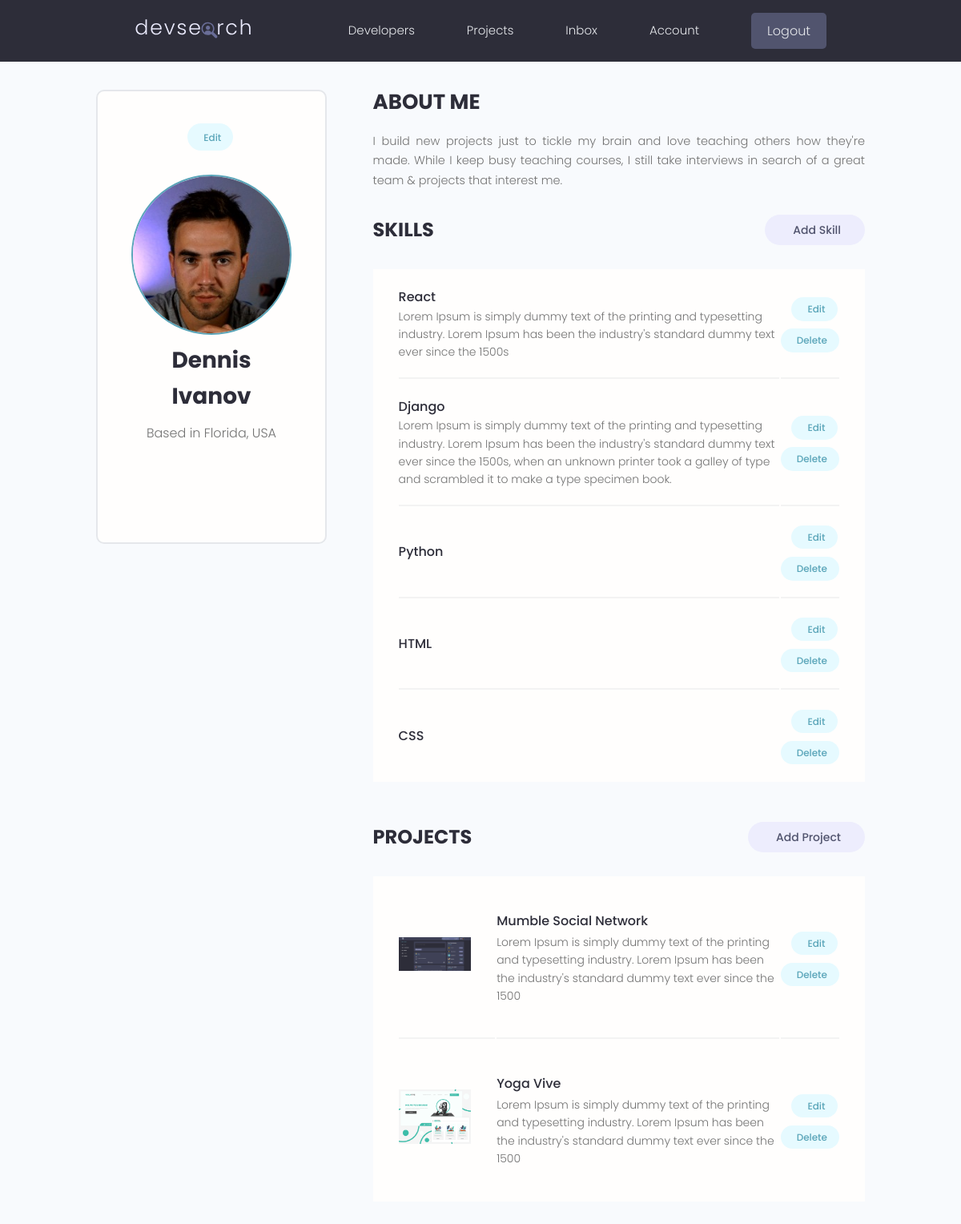
The app's page /account/ (signed in) with its own data.
### users/models.py (models this page shows, shortened)
class Profile(models.Model):
    user = models.OneToOneField(
        User, on_delete=models.CASCADE, null=True, blank=True)
    name = models.CharField(max_length=200, blank=True, null=True)
    email = models.EmailField(max_length=500, blank=True, null=True)
    username = models.CharField(max_length=200, blank=True, null=True)
    location = models.CharField(max_length=200, blank=True, null=True)
    short_intro = models.CharField(max_length=200, blank=True, null=True)
    bio = models.TextField(blank=True, null=True)
    profile_image = models.ImageField(
        null=True, blank=True, upload_to='profiles/', default="profiles/user-default.png")
    social_github = models.CharField(max_length=200, blank=True, null=True)
    social_twitter = models.CharField(max_length=200, blank=True, null=True)
    social_linkedin = models.CharField(max_length=200, blank=True, null=True)
    social_youtube = models.CharField(max_length=200, blank=True, null=True)
    social_website = models.CharField(max_length=200, blank=True, null=True)
    created = models.DateTimeField(auto_now_add=True)
    id = models.UUIDField(default=uuid.uuid4, unique=True,
                          primary_key=True, editable=False)
    class Meta:
        ordering = ['created']
    @property
    def imageURL(self):
        try:
            url = self.profile_image.url
        except:
            url = ''
        return url

class Skill(models.Model):
    owner = models.ForeignKey(
        Profile, on_delete=models.CASCADE, null=True, blank=True)
    name = models.CharField(max_length=200, blank=True, null=True)
    description = models.TextField(null=True, blank=True)
    created = models.DateTimeField(auto_now_add=True)
    id = models.UUIDField(default=uuid.uuid4, unique=True,
                          primary_key=True, editable=False)

### projects/models.py (models this page shows, shortened)
class Project(models.Model):
    owner = models.ForeignKey(
        Profile, null=True, blank=True, on_delete=models.CASCADE)
    title = models.CharField(max_length=200)
    description = models.TextField(null=True, blank=True)
    featured_image = models.ImageField(
        null=True, blank=True, default="default.jpg")
    demo_link = models.CharField(max_length=2000, null=True, blank=True)
    source_link = models.CharField(max_length=2000, null=True, blank=True)
    tags = models.ManyToManyField('Tag', blank=True)
    vote_total = models.IntegerField(default=0, null=True, blank=True)
    vote_ratio = models.IntegerField(default=0, null=True, blank=True)
    created = models.DateTimeField(auto_now_add=True)
    id = models.UUIDField(default=uuid.uuid4, unique=True,
                          primary_key=True, editable=False)
    class Meta:
        ordering = ['-vote_ratio', '-vote_total', 'title']
    @property
    def imageURL(self):
        try:
            url = self.featured_image.url
        except:
            url = ''
        return url

### users/views.py (the view)
# urls.py: path('account/', views.userAccount, name="account"),
@login_required(login_url='login')
def userAccount(request):
    profile = request.user.profile
    skills = profile.skill_set.all()
    projects = profile.project_set.all()
    context = {'profile': profile, 'skills': skills, 'projects': projects}
    return render(request, 'users/account.html', context)

### users/templates/users/account.html (shortened to what this page needs)
{% extends 'main.html' %}
{% block content %}
<main class="settingsPage profile my-md">
  <div class="container">
    <div class="layout">
      <div class="column column--1of3">
        <div class="card text-center">
          <div class="card__body dev">
            <a class="tag tag--pill tag--main settings__btn" href="{% url 'edit-account' %}">
              Edit</a>
            <img class="avatar avatar--xl dev__avatar" src="{{profile.imageURL}}" />
            <h2 class="dev__name">{{profile.name}}</h2>
            <p class="dev__location">Based in {{profile.location}}</p>
            <ul class="dev__social">
            </ul>
          </div>
        </div>
      </div>
      <div class="column column--2of3">
        <div class="devInfo">
          <h3 class="devInfo__title">About Me</h3>
          <p class="devInfo__about">{{profile.bio}}</p>
        </div>
        <div class="settings">
          <h3 class="settings__title">Skills</h3>
          <a class="tag tag--pill tag--sub settings__btn tag--lg" href="{% url 'create-skill' %}"> Add Skill</a>
        </div>
        <table class="settings__table">
          {% for skill in skills %}
          <tr>
            <td class="settings__tableInfo">
              <h4>{{skill.name}}</h4>
              <p>
                {{skill.description}}
              </p>
            </td>
            <td class="settings__tableActions">
              <a class="tag tag--pill tag--main settings__btn" href="{% url 'update-skill' skill.id %}"> Edit</a>
              <a class="tag tag--pill tag--main settings__btn" href="{% url 'delete-skill' skill.id %}?next=/account">
                Delete</a>
            </td>
          </tr>
          {% endfor %}
        </table>
        <div class="settings">
          <h3 class="settings__title">Projects</h3>
          <a class="tag tag--pill tag--sub settings__btn tag--lg" href="{% url 'create-project' %}"> Add Project</a>
        </div>
        <table class="settings__table">
          {% for project in projects %}
          <tr>
            <td class="settings__thumbnail">
              <a href="{% url 'project' project.id %}"><img src="{{project.imageURL}}" alt="Project Thumbnail" /></a>
            </td>
            <td class="settings__tableInfo">
              <a href="{% url 'project' project.id %}">{{project.title}}</a>
              <p>{{project.description|slice:"150"}}</p>
            </td>
            <td class="settings__tableActions">
              <a class="tag tag--pill tag--main settings__btn" href="{% url 'update-project' project.id %}"> Edit</a>
              <a class="tag tag--pill tag--main settings__btn"
                href="{% url 'delete-project'  project.id %}?next=/account">
                Delete</a>
            </td>
          </tr>
          {% endfor %}
        </table>
      </div>
    </div>
  </div>
</main>
{% endblock %}

### static/styles/app.css (style rules this page uses)
:root { --color-sub: #2d2d39; }
.card { border: 2px solid var(--color-light); }
img { width: 100%; }
.profile .card > .dev { padding: 4rem; }
.dev__avatar { display: block; margin: auto; }
.dev__name { color: var(--color-sub); font-size: 2.8rem; font-weight: 700; margin-top: 1rem; margin-bottom: 0.5rem; }
.dev__location { margin-top: 1rem; }
.dev__social { margin: 3rem 0; list-style: none; display: flex; justify-content: center; gap: 1.5rem; }
.devInfo { margin-bottom: 3rem; }
.devInfo__title, .devInfo__subtitle { font-size: 2.6rem; color: var(--color-sub); text-transform: uppercase; font-weight: 700; margin-bottom: 1.5rem; }
.devInfo__about, .devSkill__info { font-size: 1.45rem; line-height: 1.7; text-align: justify; }
.settingsPage .dev > .settings__btn { display: inline-block; margin-bottom: 3rem; }
.settings { display: flex; justify-content: space-between; align-items: center; }
.settings__title { font-size: 2.4rem; text-transform: uppercase; font-weight: 700; color: var(--color-sub); }
.settings__table { margin-top: 3rem; margin-bottom: 5rem; padding: 0 3rem; background: var(--color-white); }
.settings__table tr { width: 100%; }
.settings__table tr > td { padding: 2rem 0; }
.settings__table tr:not(:last-child) td { border-bottom: 2px solid var(--color-white-light); }
.settings__thumbnail { width: 23%; min-width: 10rem; }
.settings__thumbnail img { padding-right: 3rem; height: 15rem; object-fit: contain; }
.settings__tableInfo { width: 100%; }
.settings__tableInfo h4, .settings__tableInfo a { padding-right: 1rem; width: auto; font-size: 1.6rem; font-weight: 500; color: var(--color-sub); }
.settings__tableInfo p { font-size: 1.4rem; }
.settings__tableActions { text-align: right; }

### static/uikit/styles/modules/_variables.css (style rules this page uses)
:root { --color-main: #5aa5b9; --color-main-light: #e6faff; --color-sub: #3f4156; --color-sub-light: #51546e; --color-sub-lighter: #ededfd; --color-text: #737373; --color-gray: #8b8b8b; --color-light: #e5e7eb; --color-light-gray: #767676; --color-bg: #f8fafd; --color-white: #fffefd; --color-white-light: #f3f3f3; --color-success: #359e64; --color-success-bg: #def8e8; --color-error: #fc4b0b; --color-error-bg: #fff2ee; --font-base: 'Poppins', arial, helvetica, 'Segoe UI', roboto, ubuntu, sans-serif; --font-monospace: 'Fira Code', 'Courier New', courier, monospace; --font-regular: 300; --font-medium: 500; --font-bold: 700; --generic-shadow: 1px 1px 5px #00000010; --generic-transition: all 0.3s ease-in-out; }

### static/uikit/styles/modules/_base.css (style rules this page uses)
* { margin: 0; padding: 0; box-sizing: border-box; text-rendering: optimizeLegibility; color: inherit; font-size: inherit; }
html { font-size: 50%; }
@media only screen and (min-width: 480px) { html { font-size: 56.25%; } }
@media only screen and (min-width: 1200px) { html { font-size: 62.5%; } }
body { line-height: 1.6; font-weight: 400; font-size: 1.5rem; color: var(--color-text); background-color: var(--color-bg); min-height: 100vh; }

### static/uikit/styles/modules/_typography.css (style rules this page uses)
* { font-family: var(--font-base); }
h2 { font-size: 3.6rem; font-weight: var(--font-bold); }
h3 { font-size: 3.2rem; font-weight: var(--font-medium); }
h4 { font-size: 2.8rem; font-weight: var(--font-medium); }
p, span, strong { font-size: 1.6rem; color: var(--color-text); font-weight: var(--font-regular); }
a { padding-bottom: 2px; text-decoration: none; display: inline-block; color: var(--color-main); font-weight: var(--font-medium); }

### static/uikit/styles/modules/_utilities.css (style rules this page uses)
.container { width: 92%; max-width: 165rem; margin: 0 auto; box-sizing: border-box; }
@media screen and (min-width: 1000px) { .container { width: 90%; } }
@media screen and (min-width: 1200px) { .container { width: 80%; } }
.text-center { text-align: center; }
.my-md { margin: 3rem auto; }

### static/uikit/styles/modules/_avatar.css (style rules this page uses)
.avatar { border-radius: 50%; border: 2px solid var(--color-main); object-fit: cover; }
.avatar--xl { height: 20rem; width: 20rem; }

### static/uikit/styles/modules/_card.css (style rules this page uses)
.card { border-radius: 1rem; background-color: var(--color-white); border: 1.5px solid var(--color-light); width: auto; height: auto; margin-top: 0.5rem; margin-bottom: 0.5rem; overflow: hidden; }
.card__body, .card__header { padding: 2rem 2.5rem; }

### static/uikit/styles/modules/_layout.css (style rules this page uses)
.layout { display: flex; flex-flow: row wrap; justify-content: space-between; }
.layout > .column { margin-bottom: 3rem; }
.layout > .column.column--1of3 { flex-basis: 30%; }
.layout > .column.column--2of3 { flex-basis: 64%; }

### records on screen
Profile: imageURL (picture), name "Dennis Ivanov", location "Florida, USA", bio "I build new projects just to tickle my brain and love teaching others how they're made. While I keep busy teaching courses, I still take interviews in search of a great team & projects that interest me."
Skill: name "React", description "Lorem Ipsum is simply dummy text of the printing and typesetting industry. Lorem Ipsum has been the industry's standard dummy text ever since the 1500s"
Skill: name "Django", description "Lorem Ipsum is simply dummy text of the printing and typesetting industry. Lorem Ipsum has been the industry's standard dummy text ever since the 1500s, when an unknown printer took a galley of type and scrambled it to make a type specimen book."
Skill: name "Python"
Skill: name "HTML"
Skill: name "CSS"
Project: imageURL (picture), title "Mumble Social Network", description "Lorem Ipsum is simply dummy text of the printing and typesetting industry. Lorem Ipsum has been the industry's standard dummy text ever since the 1500"
Project: imageURL (picture), title "Yoga Vive", description "Lorem Ipsum is simply dummy text of the printing and typesetting industry. Lorem Ipsum has been the industry's standard dummy text ever since the 1500"
